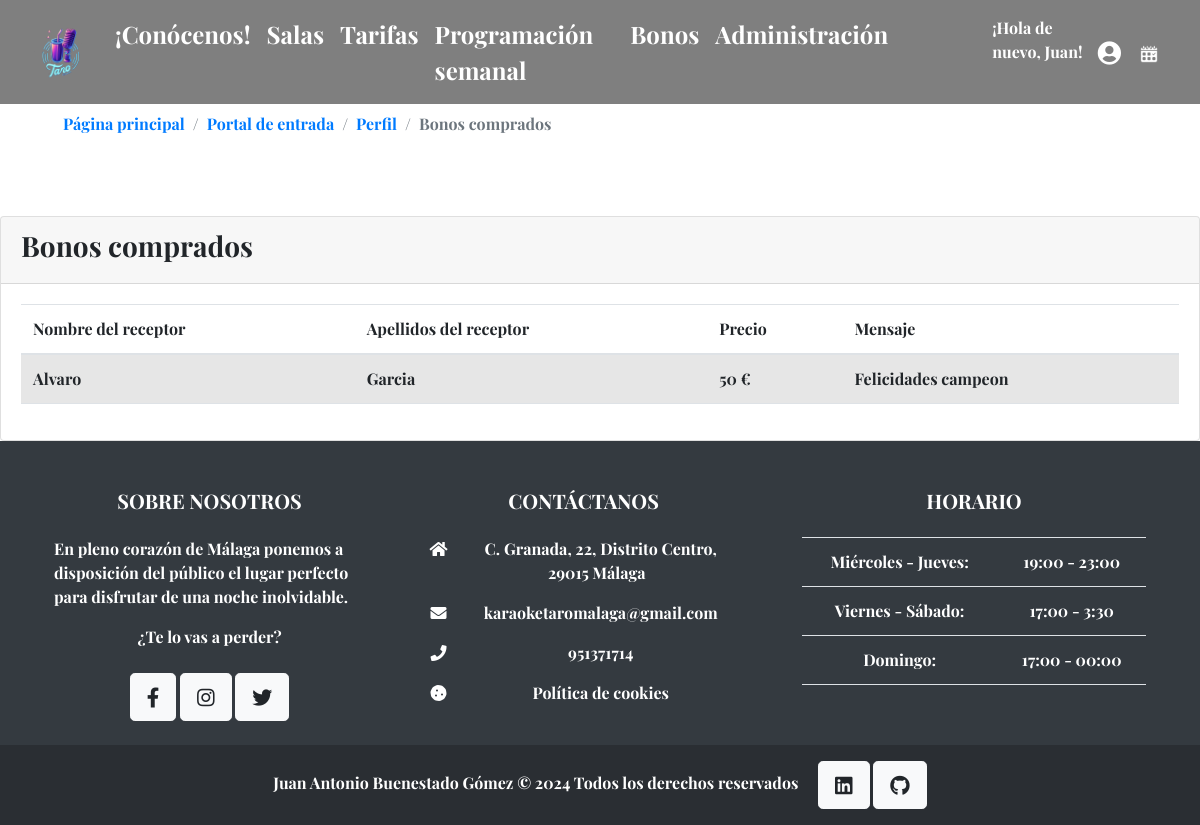
The app's page /bonosComprados/ (signed in) with its own data.
### core/models.py (models this page shows, shortened)
class CustomUser(AbstractUser):
    email = models.EmailField(unique=True)
    profile_images = models.ImageField(upload_to='profile_images/', default='profile_images/default.png', null=True, blank=True)

class Bonoregalo(models.Model):
    id_bono = models.AutoField(primary_key=True)
    emisor = models.ForeignKey(CustomUser, related_name='bonos_emitidos', on_delete=models.CASCADE)
    nombre_receptor = models.CharField(max_length=100, null=True)
    apellidos_receptor = models.CharField(max_length=100, null=True)
    valor = models.PositiveIntegerField(choices=[(50, '50 €'), (80, '80 €'), (100, '100 €')], default=50)
    mensaje = models.TextField()
    class Meta:
        db_table = 'bonoregalo'
        verbose_name = "Bono"
        verbose_name_plural = "Bonos"

### core/views.py (the view)
# urls.py: path('bonosComprados/', views.bonosComprados, name="bonosComprados"),
def bonosComprados(request):
    usuario = request.user
    bonos = Bonoregalo.objects.filter(emisor=usuario)
    return render(request, 'Perfil/bonosComprados.html', {'usuario': usuario, 'bonos': bonos})

### core/templates/Perfil/bonosComprados.html (shortened to what this page needs)
{% extends "base.html" %}
{% load static %}
{% block cuerpo %}
<main>
    <div class="container-fluid pt-4 pb-5">
    </div>
    <div class="container-fluid">
        <div class="row">
            <div class="col-md-12">
                <nav aria-label="breadcrumb" class="bg-white rounded-3 p-3 mb-4">
                    <ol class="breadcrumb bg-white">
                        <ol class="breadcrumb mb-0 bg-white">
                            <li class="breadcrumb-item">
                                <a href=href="{% url 'core:indice' %}">
                                    Página principal
                                </a>
                            </li>
                            <li class="breadcrumb-item">
                                <a href="{% url 'core:indexUsuario' %}">
                                    Portal de entrada
                                </a>
                            </li>
                            <li class="breadcrumb-item">
                                <a href="{% url 'core:perfil' %}">
                                    Perfil
                                </a>
                            </li>
                            <li class="breadcrumb-item active" aria-current="page">
                                Bonos comprados
                            </li>
                        </ol>
                    </ol>
                </nav>
            </div>
        </div>
    </div>
    <div class="card">
        <div class="card-header">
            <h3>Bonos comprados</h3>
        </div>
        <div class="card-body">
            <table class="table table-striped">
                <thead>
                    <tr>
                        <th>
                            Nombre del receptor
                        </th>
                        <th>
                            Apellidos del receptor
                        </th>
                        <th>
                            Precio
                        </th>
                        <th>
                            Mensaje
                        </th>
                    </tr>
                </thead>
                <tbody>
                    {% for bono in bonos %}
                        <tr>
                            <td>
                                {{ bono.nombre_receptor }}
                            </td>
                            <td>
                                {{ bono.apellidos_receptor }}
                            </td>
                            <td>
                                {{ bono.valor }} €
                            </td>
                            <td>
                                {{ bono.mensaje }}
                            </td>
                        </tr>
                    {% endfor %}
                </tbody>
            </table>
        </div>
    </div>
</main>
{% endblock %}

### core/templates/base.html (shortened to what this page needs)
<!DOCTYPE html>
<html>
  <head>
    {% load static %}
    <link href="https://cdn.jsdelivr.net/npm/bootstrap@5.1.3/dist/css/bootstrap.min.css"
      rel="stylesheet"
/>
    <link href="https://cdnjs.cloudflare.com/ajax/libs/font-awesome/5.15.4/css/all.min.css" rel="stylesheet"/>
    <link rel="stylesheet" href="https://stackpath.bootstrapcdn.com/bootstrap/4.5.2/css/bootstrap.min.css"/>
    <link rel="stylesheet" href="{% static "css/estilos2.css" %}">
  </head>
  <body>
    {% block header %}
    <header>
      <nav class="navbar navbar-expand-lg fixed-top navbar-scroll" style="background-color: rgba(0, 0, 0, 0.5)">
        <div class="container-fluid">
          <a class="navbar-brand d-block logo" href="{% url 'core:indice' %}">
            <img src="{% static 'img/tarologo.png' %}" height="60" alt="Logo karaoke"/>
          </a>
          <div class="collapse navbar-collapse" id="navbarSupportedContent">
            <ul class="navbar-nav me-auto mb-2 mb-lg-0">
              <li class="nav-item">
                <a class="nav-link active conocenos" aria-current="page" href="{% url 'core:introduccion' %}">¡Conócenos!</a>
              </li>
              <li class="nav-item">
                <a class="nav-link salas" href="{% url 'core:tipoSalas' %}">Salas</a>
              </li>
              <li class="nav-item">
                <a id="verTarifasLinkBase" class="nav-link tarifas" href="#!" data-bs-toggle="modal" data-bs-target="#modal-601512">Tarifas</a>
              </li>
              <li class="nav-item">
                <a class="nav-link programacion" href="{% url 'core:programacionSemanal' %}">Programación semanal</a>
              </li>
              <li class="nav-item">
                <a class="nav-link bonos" href="{% url 'core:bonos' %}">Bonos</a>
              </li>
              {% if request.user.is_authenticated and request.user.is_staff %}
              <li class="nav-item pr-5">
                <a class="nav-link admin" href="{% url 'admin:index' %}">Administración</a>
              </li>
              {% endif %}
              {% if request.user.is_authenticated %}
              <li class="nav-item me-3 me-lg-0">
                <p class="text-white pt-2 pl-5">
                  ¡Hola de nuevo, {{ request.user.username | capfirst }}!
                </p>
              </li>
              {% endif %}
            </ul>
            <ul class="navbar-nav d-flex flex-row">
              <li class="nav-item me-3 me-lg-0">
                <a class="nav-link index" href="{% url 'core:indexUsuario' %}">
                  <i class="fas fa-user-circle"></i>
                </a>
              </li>
              {% if request.user.is_authenticated %}
              <li class="nav-item me-3 me-lg-0">
                <a class="nav-link reserva" href="{% url 'core:listaSalas' %}">
                  <img class="pb-1" src="{% static 'img/booking (1).png' %}" height="28" alt="Calendario señalado"/>
                </a>
              </li>
              {% endif %}
            </ul>
          </div>
        </div>
      </nav>
    </header>
    {% endblock %}
    {% block cuerpo %} {% endblock %}
    {% block footer %}
    <footer class="text-white text-center text-lg-start bg-dark">
      <div class="container p-4">
        <div class="row mt-4">
          <div class="col-lg-4 col-md-12 mb-4 mb-md-0 pr-5">
            <h5 class="text-uppercase mb-4">Sobre nosotros</h5>
            <p class="text-left">
              En pleno corazón de Málaga ponemos a disposición del público el
              lugar perfecto para disfrutar de una noche inolvidable.
            </p>
            <p>
              ¿Te lo vas a perder?
            </p>
            <div class="mt-4">
              <a href="https://www.facebook.com/profile.php?id=61560528690597" target="_blank" type="button"
              class="btn btn-floating btn-light btn-lg"><i class="fab fa-facebook-f"></i></a>
              <a href="https://www.instagram.com/karaoke.taro/" target="_blank" type="button"
                class="btn btn-floating btn-light btn-lg"><i class="fab fa-instagram"></i></a>
              <a href="https://twitter.com/karaoketaromlg" target="_blank" type="button"
              class="btn btn-floating btn-light btn-lg"><i class="fab fa-twitter"></i></a>
            </div>
          </div>
          <div class="col-lg-4 col-md-6 mb-4 mb-md-0 pr-5">
            <h5 class="text-uppercase mb-4">Contáctanos</h5>
            <ul class="fa-ul" style="margin-left: 1.65em">
              <li class="mb-3">
                <span class="fa-li"><i class="fas fa-home"></i></span>
                <span class="ms-2">C. Granada, 22, Distrito Centro, 29015 Málaga</span>
              </li>
              <li class="mb-3">
                <span class="fa-li"><i class="fas fa-envelope"></i></span
                ><span class="ms-2">karaoketaromalaga@gmail.com</span>
              </li>
              <li class="mb-3">
                <span class="fa-li"><i class="fas fa-phone"></i></span><span class="ms-2">951371714</span>
              </li>
              <li class="mb-3">
                <a data-bs-toggle="modal" data-bs-target="#cookieModal" style="color: #ffffff; text-decoration:none;">
                  <span class="fa-li"><i class="fas fa-cookie"></i></span>
                  <span class="ms-2">Política de cookies</span>
                </a>
              </li>
            </ul>
          </div>
          <div class="col-lg-4 col-md-6 mb-4 mb-md-0">
            <h5 class="text-uppercase mb-4">Horario</h5>
            <table class="table text-center text-white">
              <tbody class="fw-normal">
                <tr>
                  <td>Miércoles - Jueves:</td>
                  <td>19:00 - 23:00</td>
                </tr>
                <tr>
                  <td>Viernes - Sábado:</td>
                  <td>17:00 - 3:30</td>
                </tr>
                <tr>
                  <td>Domingo:</td>
                  <td>17:00 - 00:00</td>
                </tr>
              </tbody>
            </table>
          </div>
        </div>
      </div>
      <div class="text-center p-3" style="background-color: rgba(0, 0, 0, 0.2)">
        <strong>Juan Antonio Buenestado Gómez © 2024</strong> Todos los derechos reservados
        <a href="https://www.linkedin.com/in/ja-bg/" target="_blank" type="button"
        class="btn btn-floating btn-light btn-lg ml-3">
          <i class="fab fa-linkedin"></i>
        </a>
        <a href="https://github.com/xocoduda" target="_blank" type="button"
          class="btn btn-floating btn-light btn-lg">
          <i class="fab fa-github"></i>
        </a>
      </div>
    </footer>
    {% endblock %}
  </body>
</html>

### core/static/css/estilos2.css (style rules this page uses)
body { font-family: "Playfair", sans-serif; }
.navbar-brand { letter-spacing: 3px; font-size: 2rem; font-weight: 500; }
.navbar-scroll .navbar-brand, .navbar-scroll .nav-link, .navbar-scroll .fa-bars { color: #fff; }
.navbar-scroll { box-shadow: none; }
.conocenos, .salas, .tarifas, .programacion, .bonos, .admin, .index, .reserva, .logo, .navbar-toggler { font-size: 1.5rem; }

### records on screen
CustomUser: user.username "Juan"
Bonoregalo: nombre_receptor "Alvaro", apellidos_receptor "Garcia", valor "50", mensaje "Felicidades campeon"
